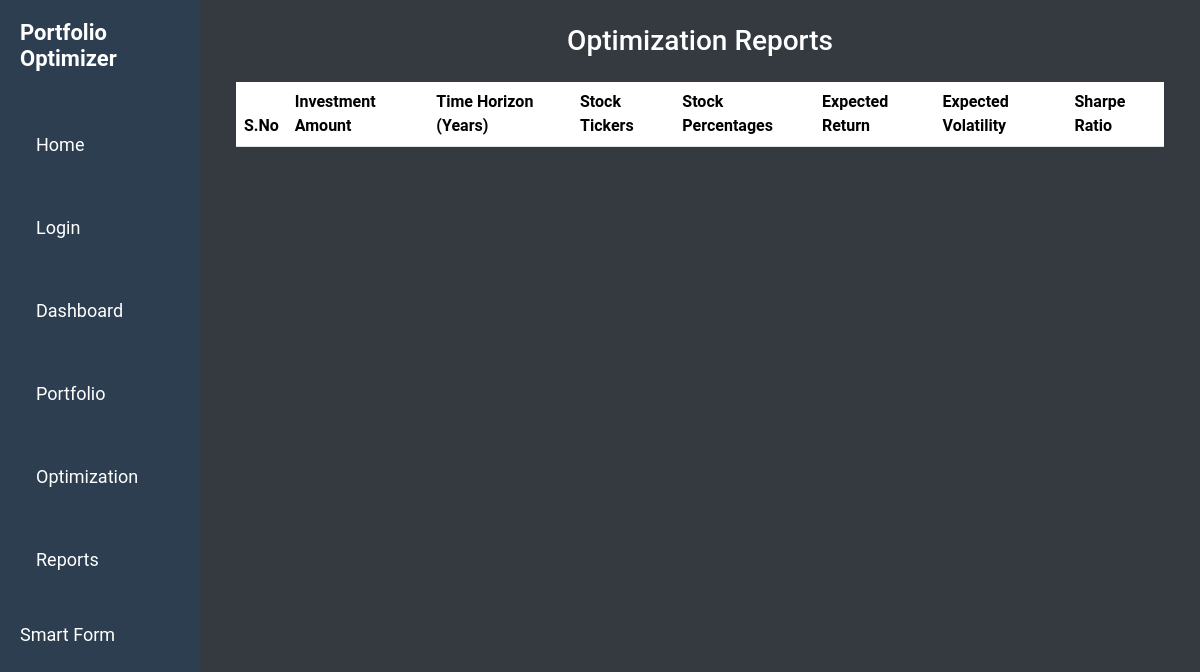
Page /reports/ on the earlier database version.
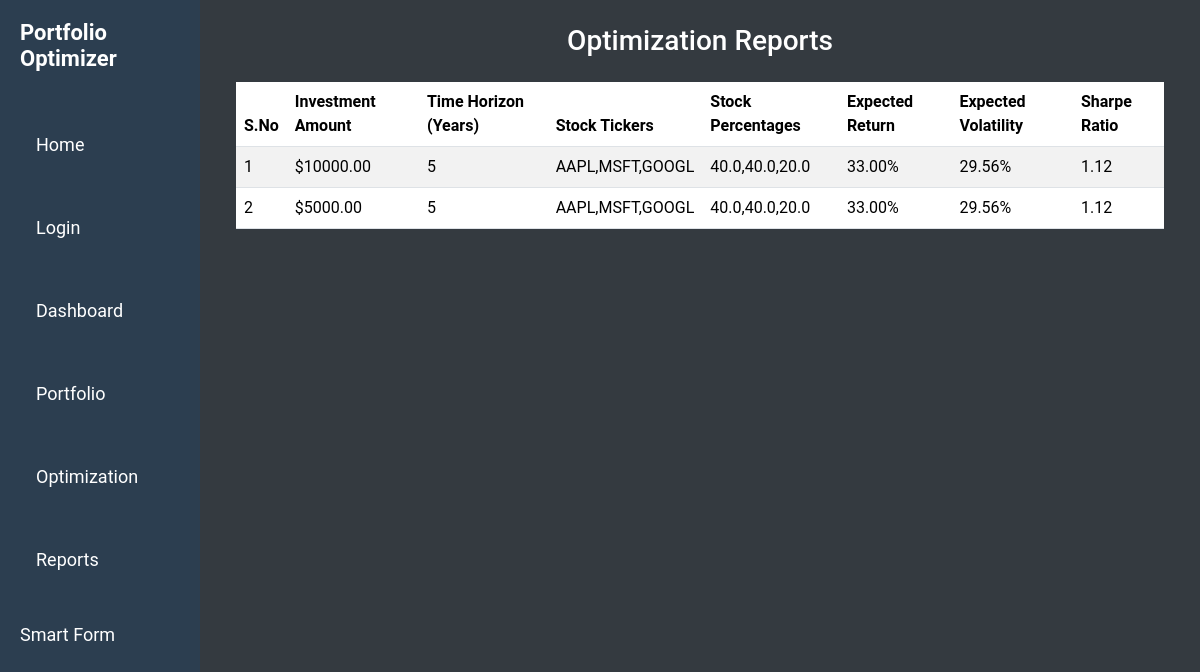
Same page on the later database version.
### optimizer/models.py (models this page shows, shortened)
class OptimizationReport(models.Model):
    investment_amount = models.FloatField()
    time_horizon = models.IntegerField()
    stock_tickers = models.CharField(max_length=255)  # Comma-separated string
    stock_percentages = models.CharField(max_length=255)  # Comma-separated string
    expected_return = models.FloatField()
    expected_volatility = models.FloatField()
    sharpe_ratio = models.FloatField()
    created_at = models.DateTimeField(auto_now_add=True)  # Automatically set on creation

### optimizer/views.py (the view)
# urls.py: path('reports/', reports, name='reports'),
def reports(request):
    reports = OptimizationReport.objects.all().distinct()  # Ensure distinct records
    for report in reports:
        report.stock_tickers_list = [ticker.strip() for ticker in report.stock_tickers.split(',')]
        report.stock_percentages_list = [percentage.strip() for percentage in report.stock_percentages.split(',')]
    return render(request, 'reports.html', {'reports': reports})

### optimizer/templates/reports.html (shortened to what this page needs)
{% extends "layout.html" %}
{% block content %}
<div class="container mt-4">
    <h1 class="text-center">Optimization Reports</h1>
    <table class="table table-striped mt-4">
        <thead>
            <tr>
                <th>S.No</th>
                <th>Investment Amount</th>
                <th>Time Horizon (Years)</th>
                <th>Stock Tickers</th>
                <th>Stock Percentages</th>
                <th>Expected Return</th>
                <th>Expected Volatility</th>
                <th>Sharpe Ratio</th>
            </tr>
        </thead>
        <tbody>
            {% for report in reports %}
            <tr>
                <td>{{ forloop.counter }}</td>
                <td>${{ report.investment_amount|floatformat:2 }}</td>
                <td>{{ report.time_horizon }}</td>
                <td>{{ report.stock_tickers }}</td>
                <td>{{ report.stock_percentages }}</td>
                <td>{{ report.expected_return|floatformat:2 }}%</td>
                <td>{{ report.expected_volatility|floatformat:2 }}%</td>
                <td>{{ report.sharpe_ratio|floatformat:2 }}</td>
            </tr>
            {% endfor %}
        </tbody>
    </table>
</div>
{% endblock %}

Differences in the rows shown:
added OptimizationReport: investment_amount "10000.00", time_horizon "5", stock_tickers "AAPL,MSFT,GOOGL", stock_percentages "40.0,40.0,20.0", expected_return "33.00", expected_volatility "29.56", sharpe_ratio "1.12"
added OptimizationReport: investment_amount "5000.00", time_horizon "5", stock_tickers "AAPL,MSFT,GOOGL", stock_percentages "40.0,40.0,20.0", expected_return "33.00", expected_volatility "29.56", sharpe_ratio "1.12"
